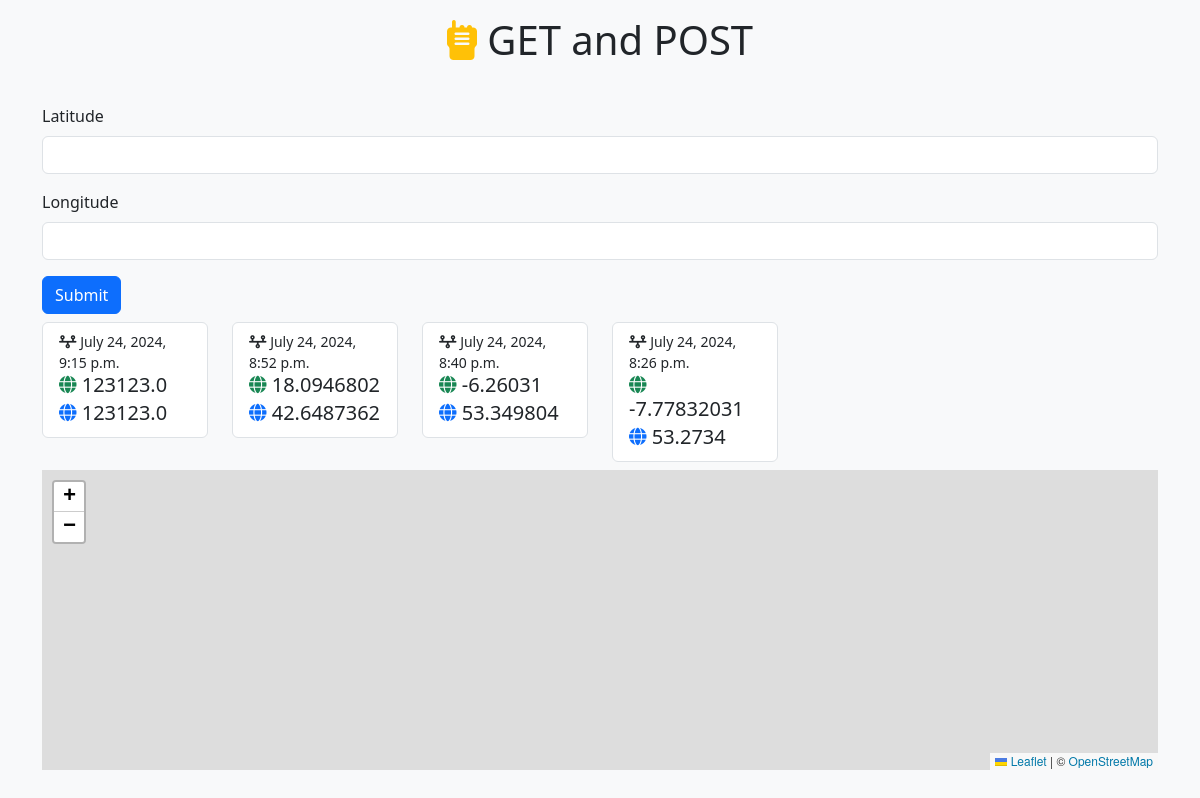
The page / on the database its author committed.
### receive/models.py (models this page shows, shortened)
class GPSTracker(models.Model):
    timestamp = models.DateTimeField(auto_now=True)
    longitude = models.FloatField()
    latitude = models.FloatField()

### receive/views.py (the view)
# urls.py: path('', views.index, name='index'),
def index(request):
    gpsdata = GPSTracker.objects.all().order_by('-timestamp')
    context = {"gpsdata": gpsdata}
    return render(request, 'receive/index.html', context)

### receive/templates/receive/index.html (shortened to what this page needs)
{% extends 'base.html' %}
{% block content %}
  <div class="container">
    <div class="row mt-4">
      <div class="col">
        <form id="sendGPS" action="{% url 'receive_gps_data' %}" method="POST">
          <div class="mb-3">
            <label for="latitude" class="form-label">Latitude</label>
            <input type="number" class="form-control" id="latitude" step="any" name="latitude" required />
          </div>
          <div class="mb-3">
            <label for="longitude" class="form-label">Longitude</label>
            <input type="number" class="form-control" id="longitude" step="any" name="longitude" required />
          </div>
          <button type="submit" class="btn btn-primary">Submit</button>
        </form>
      </div>
    </div>
    <div class="row mt-2">
      {% for x in gpsdata %}
        <div class="col col-md-6 col-lg-4 col-xl-2 mb-2 h-100">
          <div class="list-group">
            <a href="#" class="list-group-item list-group-item-action api-received" aria-current="true" data-longitude="{{ x.longitude }}" data-latitude="{{ x.latitude }}">
              <div class="d-flex w-100 justify-content-between">
                <small><i class="fa-solid fa-timeline"></i> {{ x.timestamp }}</small>
              </div>
              <h5 class="mb-1"><i class="text-success fa-solid fa-globe fa-sm"></i> {{ x.longitude }}</h5>
              <h5 class="mb-1"><i class="text-primary fa-solid fa-globe fa-sm"></i> {{ x.latitude }}</h5>
            </a>
          </div>
        </div>
      {% endfor %}
    </div>
    <div class="row">
      <div class="col">
        <div id="map"></div>
      </div>
    </div>
  </div>
{% endblock %}

### receive/templates/receive/index.html (style rules this page uses)
#map { height: 300px; }

### rows shown on the page
GPSTracker: timestamp "July 24, 2024, 9:15 p.m.", longitude "123123.0", latitude "123123.0"
GPSTracker: timestamp "July 24, 2024, 8:52 p.m.", longitude "18.0946802", latitude "42.6487362"
GPSTracker: timestamp "July 24, 2024, 8:40 p.m.", longitude "-6.26031", latitude "53.349804"
GPSTracker: timestamp "July 24, 2024, 8:26 p.m.", longitude "-7.77832031", latitude "53.2734"
